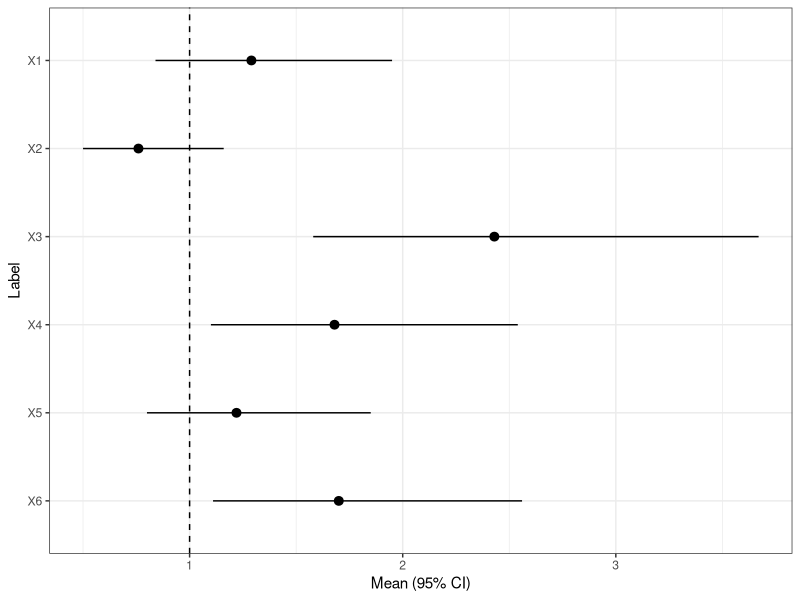

Recreate this plot in R.
## ---- chunk 1
label <- paste0("X", 1:6)
mean  <- c(1.29,0.76,2.43,1.68,1.22,1.7) 
lower <- c(0.84,0.50,1.58,1.1,0.8,1.11)
upper <- c(1.95,1.16,3.67,2.54,1.85,2.56)

df <- data.frame(label, mean, lower, upper)

# reverses the factor level ordering for labels after coord_flip()
df$label <- factor(df$label, levels=rev(df$label))

library(ggplot2)
fp <- ggplot(data=df, aes(x=label, y=mean, ymin=lower, ymax=upper)) +
        geom_pointrange() + 
        geom_hline(yintercept=1, lty=2) +  # add a dotted line at x=1 after flip
        coord_flip() +  # flip coordinates (puts labels on y axis)
        xlab("Label") + ylab("Mean (95% CI)") +
        theme_bw()  # use a white background
print(fp)
